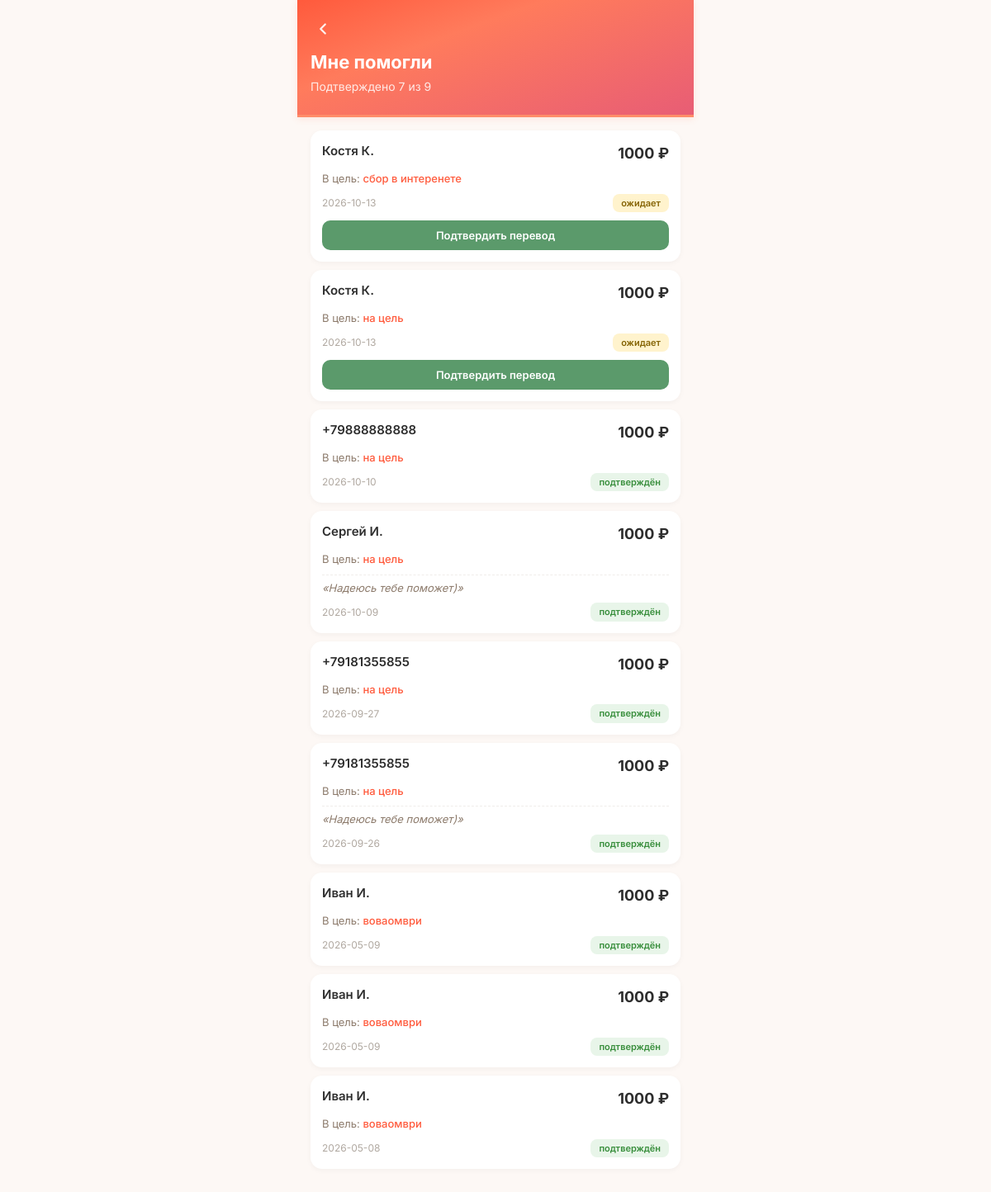
The app's page /profile/received (signed in), older data.
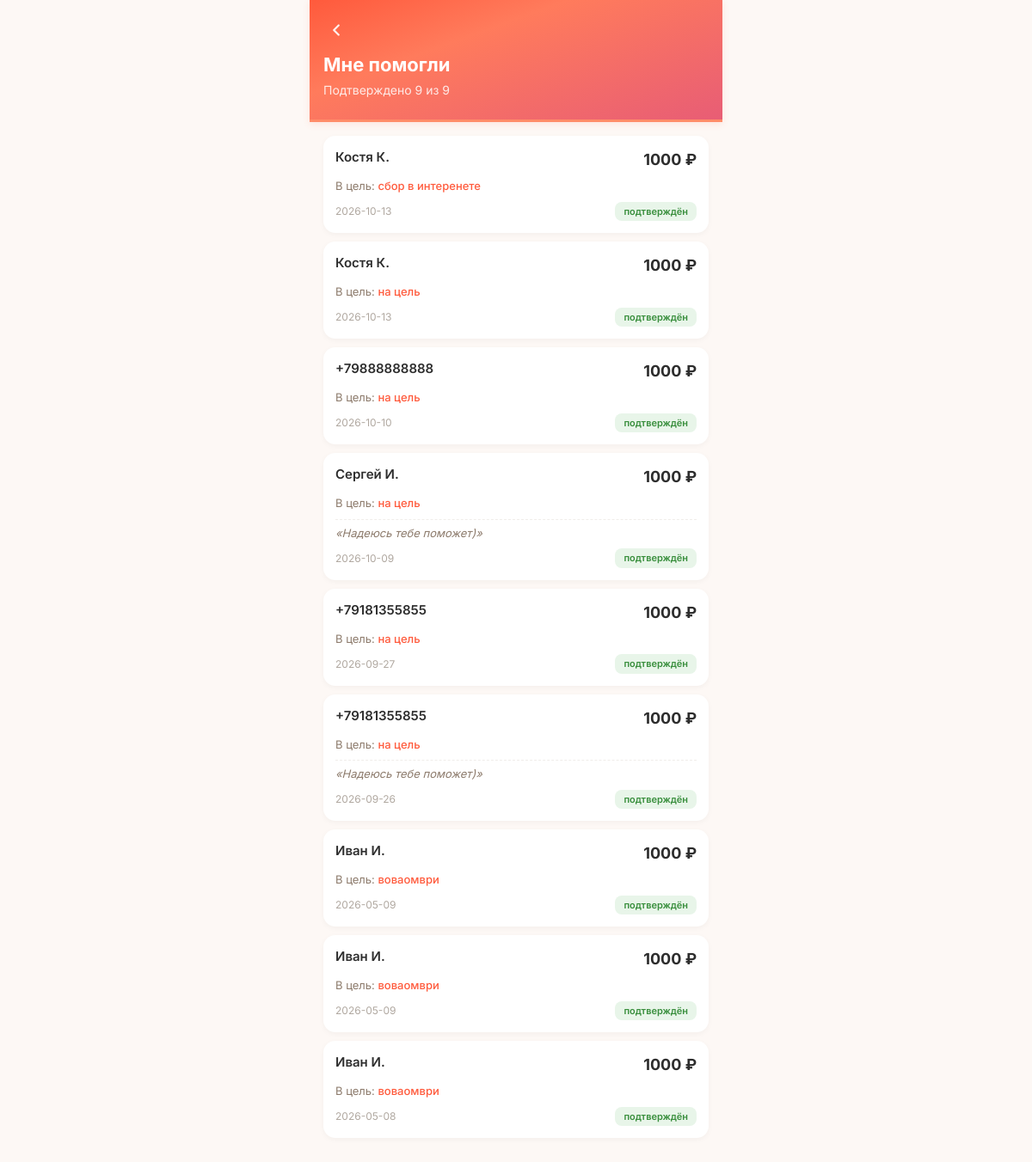
The same page, newer data.
### tables this page shows
CREATE TABLE donations (
            id INTEGER PRIMARY KEY AUTOINCREMENT,
            goal_id INTEGER NOT NULL,
            donor_id INTEGER NULL,
            amount_reported REAL NOT NULL,
            status TEXT NOT NULL CHECK(status IN ('donor_confirmed','recipient_confirmed','completed','disputed')),
            is_anonymous INTEGER DEFAULT 0,
            is_seed INTEGER DEFAULT 0,
            warm_word TEXT NULL,
            donor_confirmed_at TEXT DEFAULT (datetime('now')),
            recipient_confirmed_at TEXT NULL,
            completed_at TEXT NULL,
            dispute_reason TEXT NULL,
            donor_to_recipient_count INTEGER DEFAULT 1,
            referred_by INTEGER NULL, ip_address TEXT,
            FOREIGN KEY (goal_id) REFERENCES goals(id),
            FOREIGN KEY (donor_id) REFERENCES users(id)
        );

CREATE TABLE "goals" (
        id INTEGER PRIMARY KEY AUTOINCREMENT,
        user_id INTEGER NOT NULL,
        type TEXT NOT NULL CHECK(type IN ('super_blitz','blitz','serious','urgent','group')),
        title TEXT NOT NULL,
        description TEXT NULL,
        photo_url TEXT NULL,
        amount_goal REAL NOT NULL,
        amount_collected REAL DEFAULT 0.00,
        ends_at TEXT NULL,
        status TEXT DEFAULT 'draft' CHECK(status IN ('draft','active','frozen','completed','failed','lightning_failed','hidden')),
        trial_ends_at TEXT NULL,
        subscription_active_until TEXT NULL,
        last_boosted_at TEXT NULL,
        is_lightning INTEGER DEFAULT 0,
        lightning_started_at TEXT NULL,
        moderation_status TEXT DEFAULT 'pending',
        completion_type TEXT DEFAULT 'organic',
        is_seed INTEGER DEFAULT 0,
        views_count INTEGER DEFAULT 0,
        views_24h INTEGER DEFAULT 0,
        donations_count INTEGER DEFAULT 0,
        donations_24h INTEGER DEFAULT 0,
        created_at TEXT DEFAULT (datetime('now')), photos TEXT, moderation_comment TEXT, moderated_at TEXT, moderated_by INTEGER, resubmission_count INTEGER DEFAULT 0, is_resubmission INTEGER DEFAULT 0, rejection_categories TEXT,
        FOREIGN KEY (user_id) REFERENCES users(id)
    );

### main.py (the view)
@app.route('/profile/received')
@login_required
def profile_received():
    user = get_current_user()
    db = get_db()
    donations = db.execute("""
        SELECT d.*,
               CASE WHEN d.is_anonymous = 1 OR d.donor_id IS NULL THEN NULL
                    ELSE COALESCE(u.name, '+' || u.phone)
               END as donor_name,
               g.title as goal_title,
               g.id as goal_id
        FROM donations d
        JOIN goals g ON d.goal_id = g.id
        LEFT JOIN users u ON d.donor_id = u.id
        WHERE g.user_id = ?
        ORDER BY d.donor_confirmed_at DESC
    """, (user['id'],)).fetchall()
    total = len(donations)
    approved = sum(1 for d in donations if d['status'] in ('recipient_confirmed', 'completed'))
    db.close()
    return render_template('profile_donations.html',
        mode='received',
        donations=donations,
        total=total,
        approved=approved,
        user=user)

### main.py (called while the page is built)
def get_current_user():
    if 'user_id' in session:
        db = get_db()
        try:
            user = db.execute("SELECT * FROM users WHERE id = ?", (session['user_id'],)).fetchone()
            return user
        except:
            return None
    return None

def login_required(f):
    @wraps(f)
    def wrap(*args, **kwargs):
        if 'user_id' not in session:
            flash('Сначала войдите в аккаунт.', 'warning')
            return redirect(url_for('login'))
        return f(*args, **kwargs)
    return wrap

### models.py (called while the page is built)
def _create_connection():
    conn = sqlite3.connect(DATABASE, timeout=30)
    conn.row_factory = sqlite3.Row
    conn.execute("PRAGMA journal_mode=WAL")
    conn.execute("PRAGMA synchronous=NORMAL")
    conn.execute("PRAGMA busy_timeout=30000")
    conn.execute("PRAGMA foreign_keys = ON")
    return conn

def get_db():
    try:
        from flask import g
        if not hasattr(g, '_database'):
            g._database = _create_connection()
        return g._database
    except (ImportError, RuntimeError):
        return _create_connection()

### templates/profile_donations.html (shortened to what this page needs)
<!DOCTYPE html>
<html lang="ru">
<head>
    <link rel="stylesheet" href="/static/style.css?v=7">
</head>
<body>
    <div class="container">
        <div class="page-header">
            <button class="goal-back" onclick="goBack()" aria-label="Назад">
                <svg viewBox="0 0 24 24" fill="none" stroke="currentColor" stroke-width="2.5" stroke-linecap="round" stroke-linejoin="round"><polyline points="15 18 9 12 15 6"></polyline></svg>
            </button>
            <h1>{% if mode == 'received' %}Мне помогли{% else %}Я помог{% endif %}</h1>
            <div class="summary">
                {% if mode == 'received' %}
                    Подтверждено {{ approved }} из {{ total }}
                {% else %}
                    Подтвердили {{ approved }} из {{ total }}
                {% endif %}
            </div>
        </div>
        <div class="donations-list">
            {% if donations %}
                {% for d in donations %}
                <div class="donation-card">
                    <div class="donation-top">
                        <div class="donation-who">
                            {% if mode == 'received' %}
                                {{ d.donor_name or 'Аноним' }}
                            {% else %}
                                {{ d.recipient_name or 'Получатель' }}
                            {% endif %}
                        </div>
                        <div class="donation-amount">{{ "%.0f"|format(d.amount_reported) }} ₽</div>
                    </div>
                    <div class="donation-goal">
                        {% if mode == 'received' %}
                            В цель: <a href="/goal/{{ d.goal_id }}">{{ d.goal_title }}</a>
                        {% else %}
                            Цель: <a href="/goal/{{ d.goal_id }}">{{ d.goal_title }}</a>
                        {% endif %}
                    </div>
                    {% if d.warm_word %}
                    <div class="warm-word">«{{ d.warm_word }}»</div>
                    {% endif %}
                    <div class="donation-meta">
                        <span>{{ d.donor_confirmed_at[:10] }}</span>
                        {% if d.status == 'donor_confirmed' %}
                            <span class="status-badge status-pending">ожидает</span>
                        {% elif d.status == 'recipient_confirmed' %}
                            <span class="status-badge status-approved">подтверждён</span>
                        {% elif d.status == 'completed' %}
                            <span class="status-badge status-approved">засчитан</span>
                        {% endif %}
                    </div>
                    {% if mode == 'received' and d.status == 'donor_confirmed' %}
                    <button type="button" class="confirm-btn" onclick="confirmDonation({{ d.id }}, this)">Подтвердить перевод</button>
                    {% endif %}
                </div>
                {% endfor %}
            {% endif %}
        </div>
    </div>
</body>
</html>

### static/style.css (style rules this page uses)
:root { --cta: #FF6B4A; --cta-hover: #E85D3A; --bg: #FDF8F5; --card: #FFFFFF; --card-shadow: 0 2px 12px rgba(0,0,0,0.04); --text: #2D2D2D; --text-soft: #8C7A6B; --success: #5B9A6B; --error: #E57373; --gold: #D4A853; --gradient-cta: linear-gradient(160deg, #FF5A3C 0%, #FF7B5C 35%, #E85D75 100%); --radius: 12px; --radius-lg: 16px; --font: 'Inter', -apple-system, BlinkMacSystemFont, sans-serif; --transition: 0.2s ease; }
*, *::before, *::after { box-sizing: border-box; margin: 0; padding: 0; }
body { font-family: var(--font); font-size: 16px; line-height: 1.5; background: var(--bg); color: var(--text); -webkit-tap-highlight-color: transparent; -webkit-font-smoothing: antialiased; animation: pageIn 0.3s ease; }
h1 { font-size: 28px; font-weight: 700; line-height: 1.2; }
a { color: var(--cta); text-decoration: none; }
html { overscroll-behavior-y: auto; }
* { scrollbar-width: thin; scrollbar-color: #FF5A3C transparent; }

### templates/profile_donations.html (style rules this page uses)
* { box-sizing: border-box; margin: 0; padding: 0; }
body { font-family: 'Inter', -apple-system, sans-serif; background: #FDF8F5; padding-bottom: 40px; }
.container { max-width: 480px; margin: 0 auto; padding: 0; }
.page-header { background: linear-gradient(160deg, #FF5A3C 0%, #FF7B5C 35%, #E85D75 100%); padding: 20px 16px 24px; color: white; border-bottom: 3px solid #FF8C69; box-shadow: 0 2px 8px rgba(255,107,74,0.15); }
.goal-back { display: inline-flex; align-items: center; justify-content: center; width: 30px; height: 30px; padding: 0; margin: 0 0 12px 0; background: none; border: none; color: white; cursor: pointer; transition: transform 0.1s, opacity 0.15s; -webkit-tap-highlight-color: transparent; opacity: 0.9; }
.goal-back svg { width: 22px; height: 22px; }
.page-header h1 { font-size: 22px; font-weight: 700; margin-bottom: 6px; }
.page-header .summary { font-size: 14px; opacity: 0.85; }
.donations-list { padding: 16px; }
.donation-card { background: white; border-radius: 14px; padding: 14px; margin-bottom: 10px; box-shadow: 0 2px 6px rgba(0,0,0,0.04); }
.donation-top { display: flex; justify-content: space-between; align-items: flex-start; gap: 12px; margin-bottom: 8px; }
.donation-who { font-size: 15px; font-weight: 600; color: #2D2D2D; flex: 1; min-width: 0; }
.donation-amount { font-size: 18px; font-weight: 700; color: #2D2D2D; flex-shrink: 0; }
.donation-goal { font-size: 13px; color: #8C7A6B; margin-bottom: 8px; }
.donation-goal a { color: #FF5A3C; text-decoration: none; font-weight: 500; }
.donation-meta { display: flex; justify-content: space-between; align-items: center; gap: 12px; font-size: 12px; color: #B0A8A0; margin-top: 8px; }
.status-badge { padding: 3px 10px; border-radius: 8px; font-size: 11px; font-weight: 600; }
.status-approved { background: #E8F5E9; color: #388E3C; }
.warm-word { font-size: 13px; color: #8C7A6B; font-style: italic; margin-top: 6px; padding-top: 6px; border-top: 1px dashed #F0EDEA; }

Row changes from the older to the newer data that the page shows:
changed donations "сбор в интеренете": status "ожидает Подтвердить перевод" → "подтверждён"
changed donations (number 2 of 9 on the later page): status "ожидает Подтвердить перевод" → "подтверждён"
Text that changed along with them:
{{ approved }}: "7" → "9"
